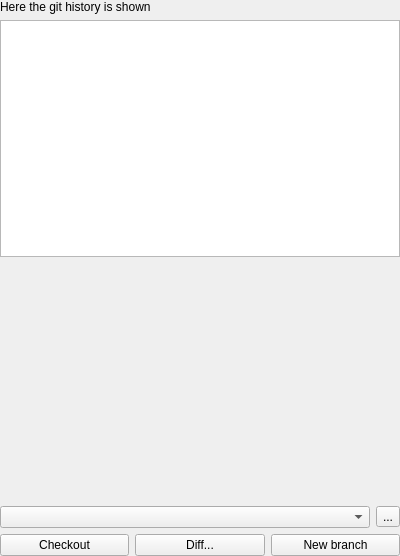
<?xml version="1.0" encoding="UTF-8"?>
<ui version="4.0">
 <class>GitCommandsForm</class>
 <widget class="QWidget" name="GitCommandsForm">
  <property name="geometry">
   <rect>
    <x>0</x>
    <y>0</y>
    <width>400</width>
    <height>556</height>
   </rect>
  </property>
  <property name="windowTitle">
   <string>Form</string>
  </property>
  <layout class="QVBoxLayout" name="verticalLayout">
   <property name="leftMargin">
    <number>0</number>
   </property>
   <property name="topMargin">
    <number>0</number>
   </property>
   <property name="rightMargin">
    <number>0</number>
   </property>
   <property name="bottomMargin">
    <number>0</number>
   </property>
   <item>
    <widget class="QLabel" name="label">
     <property name="text">
      <string>Here the git history is shown</string>
     </property>
    </widget>
   </item>
   <item>
    <widget class="QListView" name="listView"/>
   </item>
   <item>
    <widget class="QStackedWidget" name="container">
     <property name="sizePolicy">
      <sizepolicy hsizetype="MinimumExpanding" vsizetype="Minimum">
       <horstretch>0</horstretch>
       <verstretch>0</verstretch>
      </sizepolicy>
     </property>
    </widget>
   </item>
   <item>
    <layout class="QHBoxLayout" name="horizontalLayout">
     <item>
      <widget class="QComboBox" name="branchListCombo"/>
     </item>
     <item>
      <widget class="QToolButton" name="refreshBranchesButton">
       <property name="toolTip">
        <string>Reload branches</string>
       </property>
       <property name="text">
        <string>...</string>
       </property>
       <property name="icon">
        <iconset theme="QIcon::ThemeIcon::ViewRefresh"/>
       </property>
      </widget>
     </item>
    </layout>
   </item>
   <item>
    <layout class="QHBoxLayout" name="horizontalLayout_2">
     <item>
      <widget class="QPushButton" name="checkoutBranchButton">
       <property name="toolTip">
        <string>Checkout the selected branch</string>
       </property>
       <property name="text">
        <string>Checkout</string>
       </property>
      </widget>
     </item>
     <item>
      <widget class="QPushButton" name="diffBranchButton">
       <property name="toolTip">
        <string>diff current branch against selected branch</string>
       </property>
       <property name="text">
        <string>Diff...</string>
       </property>
      </widget>
     </item>
     <item>
      <widget class="QPushButton" name="newBranchButton">
       <property name="toolTip">
        <string>Create a new local branch</string>
       </property>
       <property name="text">
        <string>New branch</string>
       </property>
      </widget>
     </item>
    </layout>
   </item>
  </layout>
 </widget>
 <resources/>
 <connections/>
</ui>
